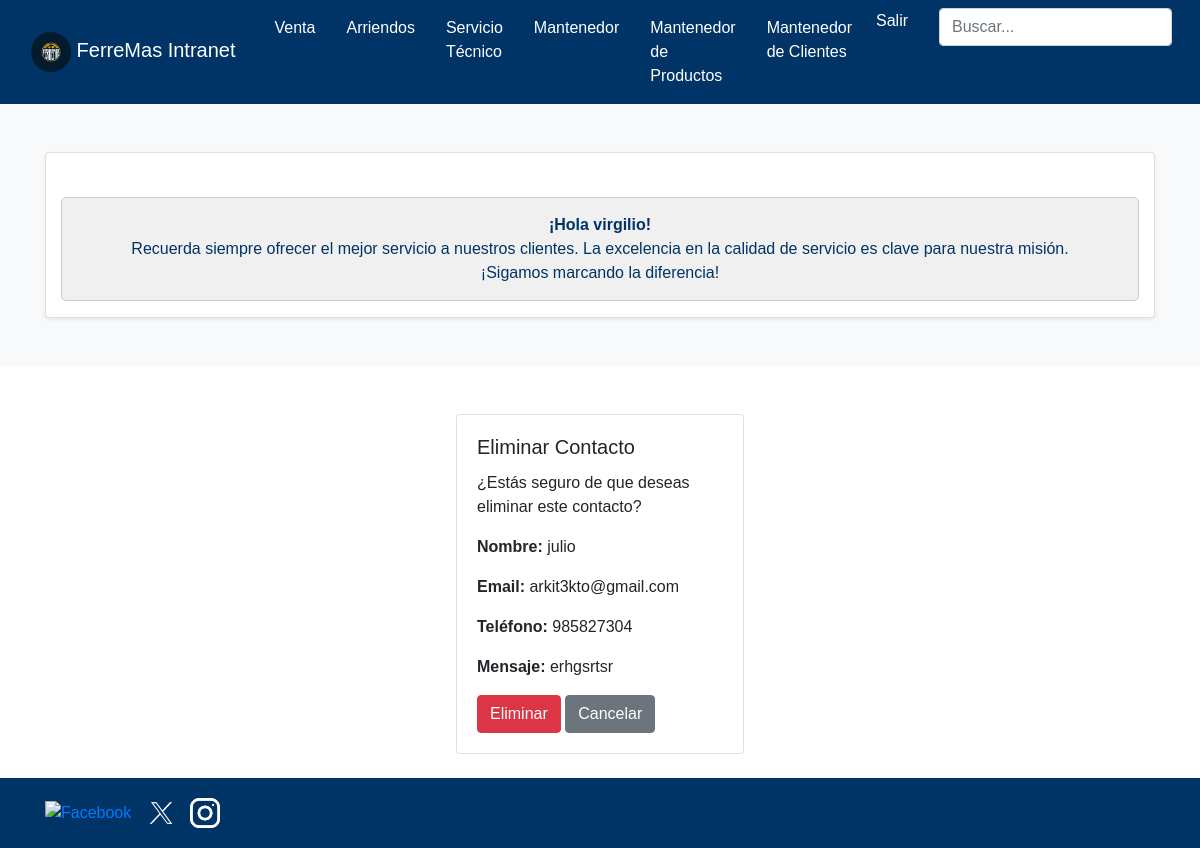
/contacto/2/eliminar/ (signed in), run on the app's committed database.
### core/models.py (models this page shows, shortened)
class Contacto(models.Model):
    nombre = models.CharField(max_length=100)
    email = models.EmailField()
    telefono = models.CharField(max_length=15)
    mensaje = models.TextField()
    fecha_contacto = models.DateTimeField(auto_now_add=True)

### core/views.py (the view)
# urls.py: path('contacto/<int:id>/eliminar/', contacto_eliminar, name='contacto_eliminar'),
@staff_required
def contacto_eliminar(request, id):
    contacto = get_object_or_404(Contacto, id=id)
    if request.method == 'POST':
        contacto.delete()
        return redirect('contacto_listar')
    return render(request, 'core/contacto_eliminar.html', {'contacto': contacto})

### core/context_processors.py (called while the page is built)
def carrito_contador(request):
    return {'cantidad_productos': contar_items(request)}

### core/views.py (called while the page is built)
def contar_items(request):
    if request.user.is_authenticated:
        cantidad_productos = CarritoItem.objects.filter(usuario=request.user).aggregate(Sum('cantidad'))['cantidad__sum'] or 0
    else:
        cantidad_productos = 0
    return cantidad_productos

### core/templates/core/contacto_eliminar.html (shortened to what this page needs)
{% extends "core/base_intranet.html" %}
{% block content %}
<div class="d-flex justify-content-center mt-5">
    <div class="card" style="width: 18rem;">
        <div class="card-body">
            <h5 class="card-title">Eliminar Contacto</h5>
            <p>¿Estás seguro de que deseas eliminar este contacto?</p>
            <p><strong>Nombre:</strong> {{ contacto.nombre }}</p>
            <p><strong>Email:</strong> {{ contacto.email }}</p>
            <p><strong>Teléfono:</strong> {{ contacto.telefono }}</p>
            <p><strong>Mensaje:</strong> {{ contacto.mensaje }}</p>
            <form method="post">
                <button type="submit" class="btn btn-danger">Eliminar</button>
                <a href="{% url 'contacto_listar' %}" class="btn btn-secondary">Cancelar</a>
            </form>
        </div>
    </div>
</div>
{% endblock %}

### core/templates/core/base_intranet.html (shortened to what this page needs)
{% load static %}
<!DOCTYPE html>
<html lang="es">
<head>
    <link href="https://stackpath.bootstrapcdn.com/bootstrap/4.5.2/css/bootstrap.min.css" rel="stylesheet">
</head>
<body>
    <header>
        <nav class="navbar navbar-expand-lg navbar-dark">
            <div class="container-fluid navbar-center">
                <a class="navbar-brand" href="{% url 'inicio_intra' %}">
                    <img src="{% static 'img/logoferremas.jpg' %}" alt="Logo" class="brand-image img-circle elevation-3" style="width: 40px; height: 40px; object-fit: cover; border-radius: 50%;">
                    <span class="logo-text">FerreMas Intranet</span>
                </a>
                <div class="collapse navbar-collapse" id="navbarNav">
                    <ul class="navbar-nav ml-auto">
                        <li class="nav-item">
                            <a class="nav-link" href="{% url 'ventas_listar' %}">Venta</a>
                        </li>
                        <li class="nav-item">
                            <a class="nav-link" href="{% url 'mantenedor_arriendos' %}">Arriendos</a>
                        </li>
                        <li class="nav-item">
                            <a class="nav-link" href="{% url 'listar_servicios' %}">Servicio Técnico</a>
                        </li>
                        <li class="nav-item">
                            <a class="nav-link" href="{% url 'mantenedor_bicicletas' %}">Mantenedor</a>
                        </li>
                        <li class="nav-item">
                            <a class="nav-link" href="{% url 'mantenedor_productos' %}">Mantenedor de Productos</a>
                        </li>
                        <li class="nav-item">
                            <a class="nav-link" href="{% url 'mantenedor_clientes' %}">Mantenedor de Clientes</a>
                        </li>
                        <li class="nav-item d-flex justify-content-center">
                            <form id="logout-form" method="POST" action="{% url 'logout' %}" style="display: inline;">
                                <a href="#" class="nav-link btn btn-link" style="padding: 0; color: white; text-decoration: none;" onclick="document.getElementById('logout-form').submit();">
                                    Salir
                                </a>
                            </form>
                        </li>
                        <li class="nav-item">
                            <form class="form-inline my-2 my-lg-0">
                                <input class="form-control mr-sm-2" type="search" placeholder="Buscar..." aria-label="Buscar">
                            </form>
                        </li>
                    </ul>
                </div>
            </div>
        </nav>
    </header>
    {% if user.is_authenticated %}
    <div class="container-fluid bg-light py-5">
        <div class="container text-center">
            <div class="row justify-content-center">
                <div class="col-lg-12">
                    <div class="card shadow-sm">
                        <main class="container mt-4">
                            <div class="alert alert-info" role="alert">
                                <strong>¡Hola {{user.username}}!</strong> </br>Recuerda siempre ofrecer el mejor servicio a nuestros clientes. La excelencia en la calidad de servicio es clave para nuestra misión. </br>¡Sigamos marcando la diferencia!
                            </div>
                        </main>
                    </div>
                </div>
            </div>
        </div>
    </div>
    {% endif %}
    {% block content %}
    {% endblock %}
    <footer class="footer-content mt-4">
        <div class="container">
            <div class="row">
                <div class="col-md-6">
                    <div class="social-media">
                        <a href="#"><img src="{% static 'img/facebook.png' %}" alt="Facebook"></a>
                        <a href="#"><img src="{% static 'img/x.webp' %}" alt="Twitter"></a>
                        <a href="#"><img src="{% static 'img/instagram.png' %}" alt="Instagram"></a>
                    </div>
                </div>
            </div>
        </div>
    </footer>
</body>
</html>

### core/templates/core/base_intranet.html (style rules this page uses)
body { font-family: Arial, sans-serif; }
.navbar { background-color: #003366; }
.navbar-brand img { height: 50px; width: auto; }
.nav-link { color: white !important; transition: color 0.3s; }
.form-inline .form-control { border-radius: 0.25rem; }
.footer-content { background-color: #003366; color: white; padding: 20px; }
.social-media img { width: 30px; margin-right: 10px; }
.navbar-center { display: flex; justify-content: center; width: 100%; }
.navbar-center .navbar-nav { margin: auto; }
.alert { background-color: #f0f0f0; border-color: #ccc; color: #003366; text-align: center; padding: 15px; border-radius: 5px; margin-top: 20px; }
.alert strong { color: #003366; }
.navbar-nav { flex-direction: row; }
.navbar-nav .nav-item { margin-left: 15px; }
.navbar-nav .form-inline { margin-left: 15px; }

### core/templates/core/contacto_eliminar.html (style rules this page uses)
body { font-family: Arial, sans-serif; }

### data on the page
Contacto: nombre "julio", email "arkit3kto@gmail.com", telefono "985827304", mensaje "erhgsrtsr"

### other printed values
{{ user.username }} "virgilio"
